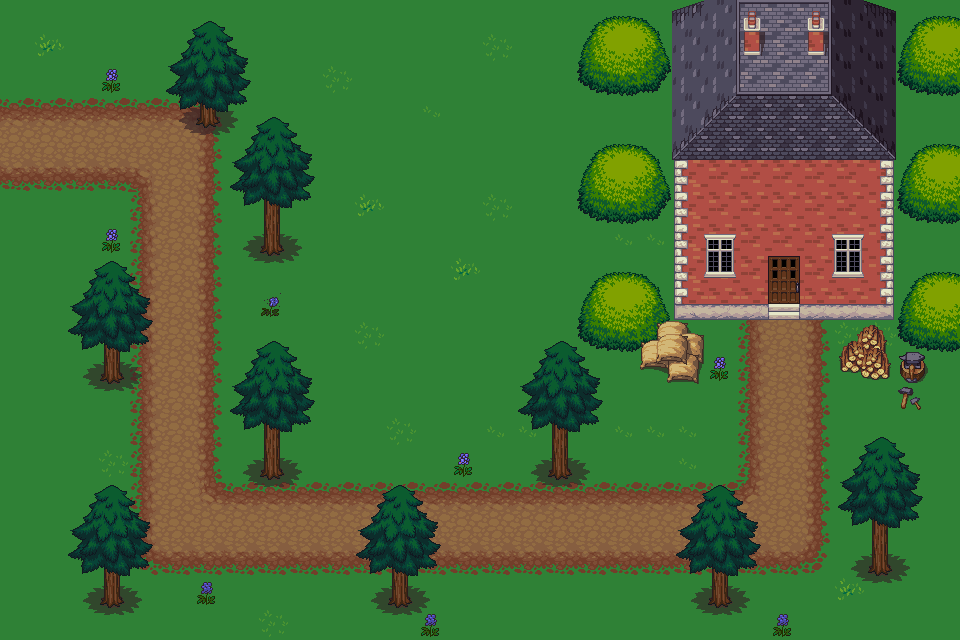

The image is a tile-based game level rendered from a .tmx file. Its description and source (layers, tilesets, objects; grid data summarised) follow:
An orthogonal 30x20 tile map with 32x32 px tiles, 12 tile layers (Grass, Flowers, Dirt, Bushes, ...), 7 tilesets and 1 object.

<map version="1.5" tiledversion="1.7.1" orientation="orthogonal" renderorder="right-down" width="30" height="20" tilewidth="32" tileheight="32" infinite="0" nextlayerid="20" nextobjectid="3">
 <tileset firstgid="1" source="Grass.tsx" />
 <tileset firstgid="19" source="Dirt.tsx" />
 <tileset firstgid="37" source="../SuperTiled2Unity/Punahilkka/house.tsx" />
 <tileset firstgid="100" source="../SuperTiled2Unity/Punahilkka/trunk.tsx" />
 <tileset firstgid="118" source="../SuperTiled2Unity/Punahilkka/treetop.tsx" />
 <tileset firstgid="160" source="../SuperTiled2Unity/Punahilkka/obj_misk_atlas.tsx" />
 <tileset firstgid="1184" source="../SuperTiled2Unity/Punahilkka/flower.tsx" />
 <group id="4" name="Ground">
  <layer id="1" name="Grass" width="30" height="20">
   <data>[600 cells, 600 non-empty, 4 distinct tile ids]</data>
  </layer>
  <layer id="18" name="Flowers" width="30" height="20">
   <data>[600 cells, 8 non-empty, 3 distinct tile ids]</data>
  </layer>
  <layer id="2" name="Dirt" width="30" height="20">
   <data>[600 cells, 129 non-empty, 11 distinct tile ids]</data>
  </layer>
  <group id="11" name="Trees">
   <layer id="13" name="Bushes" width="30" height="20">
    <data>[600 cells, 47 non-empty, 11 distinct tile ids]</data>
   </layer>
   <layer id="10" name="Trunks" width="30" height="20">
    <data>[600 cells, 77 non-empty, 9 distinct tile ids]</data>
   </layer>
   <layer id="12" name="Tops" width="30" height="20">
    <data>[600 cells, 93 non-empty, 21 distinct tile ids]</data>
   </layer>
  </group>
  <group id="14" name="Ritems">
   <layer id="17" name="RandItems" width="30" height="20">
    <data>[600 cells, 8 non-empty, 8 distinct tile ids]</data>
   </layer>
  </group>
 </group>
 <group id="3" name="House">
  <layer id="5" name="Wall" width="30" height="20">
   <data>[600 cells, 35 non-empty, 7 distinct tile ids]</data>
  </layer>
  <layer id="6" name="Door" width="30" height="20">
   <data>[600 cells, 2 non-empty, 2 distinct tile ids]</data>
  </layer>
  <layer id="7" name="Windows" width="30" height="20">
   <data>[600 cells, 4 non-empty, 2 distinct tile ids]</data>
  </layer>
  <layer id="8" name="Roof" width="30" height="20">
   <data>[600 cells, 35 non-empty, 16 distinct tile ids]</data>
  </layer>
  <layer id="9" name="Chimney" width="30" height="20">
   <data>[600 cells, 4 non-empty, 2 distinct tile ids]</data>
  </layer>
  <objectgroup id="19" name="Collider">
   <object id="2" x="674.667" y="14.6667">
    <polygon points="0,0 0,300 218.667,304 222.667,-12 0,-14.6667" />
   </object>
  </objectgroup>
 </group>
</map>
